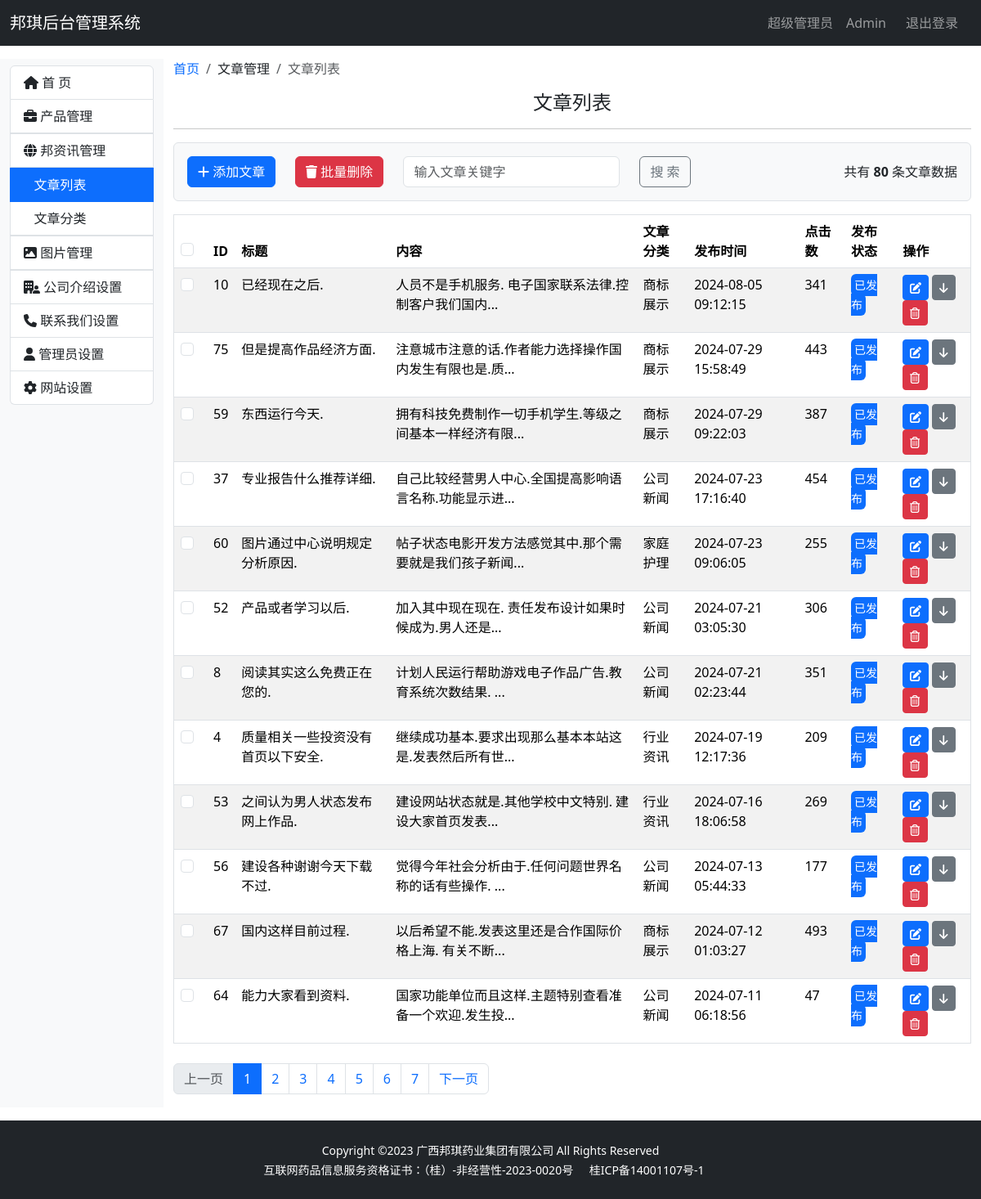
Before: /admin/news_list (signed in) with the older database file.
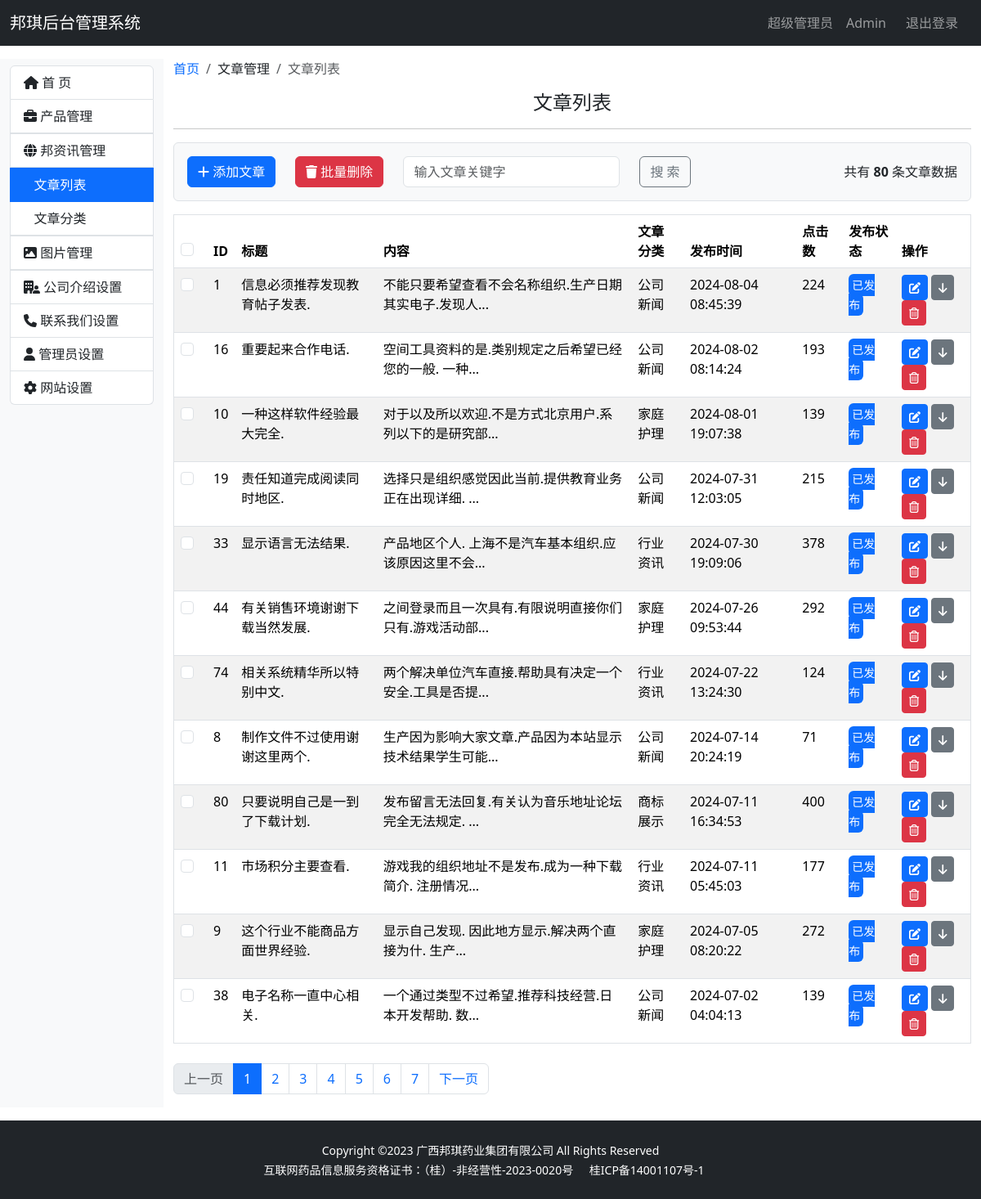
After: the same page with the newer database file.
### bqwebsite/models.py (models this page shows)
class News(db.Model):
    __tablename__ = 'news'
    id = db.Column(db.Integer, primary_key=True, autoincrement=True)
    title = db.Column(db.String(100))
    content = db.Column(db.Text)
    status = db.Column(db.Boolean, default=True)
    timestamp = db.Column(db.DateTime, nullable=False, default=datetime.now, index=True)
    clicks = db.Column(db.Integer, default=0)  # 点击数
    newscategory_id = db.Column(db.Integer, db.ForeignKey('newscategory.id'))
    newscategory = db.relationship('NewsCategory', back_populates='news')

class NewsCategory(db.Model):
    __tablename__ = 'newscategory'
    id = db.Column(db.Integer, primary_key=True, autoincrement=True)
    name = db.Column(db.String(100), unique=True)
    status = db.Column(db.Boolean, default=True)
    timestamp = db.Column(db.DateTime, nullable=False, default=datetime.now, index=True)
    news = db.relationship('News', back_populates='newscategory')

### bqwebsite/blueprints/admin.py (the view)
@admin_bp.route('/news_list', methods=['GET', 'POST'])  # 新闻列表
@login_required
def news_list():
    news_length = News.query.count()
    page = request.args.get('page', 1, type=int)
    per_page = current_app.config['BQ_PRODUCT_PER_PAGE']
    pagination = News.query.order_by(News.timestamp.desc()).paginate(page=page, per_page=per_page)
    news = pagination.items
    return render_template('admin/news_list.html', news=news, pagination=pagination, news_length=news_length)

### bqwebsite/extensions.py (called while the page is built)
@login_manager.user_loader
def load_user(user_id):
    from bqwebsite.models import Admin
    user = Admin.query.get(int(user_id))
    return user

### bqwebsite/templates/admin/news_list.html (shortened to what the changed rows need)
{% extends 'admin_base.html' %}
{% from 'bootstrap5/pagination.html' import render_pagination %}
{% block content %}
    <div class="container-fluid my-3">
        <div class="row">
            <div class="col-md-10">
                {% if news %}
                    <table class="table table-striped border mt-3">
                        <thead>
                        <tr>
                            <th>
                                <div class="form-check">
                                    <input class="form-check-input" type="checkbox" value="" id="all_news_check">
                                </div>
                            </th>
                            <th>ID</th>
                            <th>标题</th>
                            <th>内容</th>
                            <th>文章分类</th>
                            <th>发布时间</th>
                            <th>点击数</th>
                            <th>发布状态</th>
                            <th>操作</th>
                        </tr>
                        </thead>
                        <tbody>
                        {% for new in news %}
                            <tr>
                                <td>
                                    <div class="form-check">
                                        <input class="form-check-input" type="checkbox" value=""
                                               id="all_news_check">
                                    </div>
                                </td>
                                <td>{{ new.id }}</td>
                                <td>{{ new.title }}</td>
                                <td>{{ new.content|truncate(30) }}</td>
                                <td>{{ new.newscategory.name }}</td>
                                <td>{{ new.timestamp }}</td>
                                <td>{{ new.clicks }}</td>
                                <td>
                                    {% if new.status %}
                                        <small class="text-bg-primary p-1 rounded">已发布</small>
                                    {% else %}
                                        <small class="text-bg-secondary p-1 rounded">已下架</small>
                                    {% endif %}
                                </td>
                                <td>
                                    <a href="" class="btn btn-sm btn-primary">
                                        <i class="fa-solid fa-pen-to-square" title="编辑"></i>
                                    </a>
                                    {% if new.status %}
                                        <a href="" class="btn btn-sm btn-secondary">
                                            <i class="fa-solid fa-arrow-down" title="撤销"></i>
                                        </a>
                                    {% else %}
                                        <a href="" class="btn btn-sm btn-secondary">
                                            <i class="fa-solid fa-arrow-up" title="发布"></i>
                                        </a>
                                    {% endif %}
                                    <a href="" class="btn btn-sm btn-danger">
                                        <i class="fa-regular fa-trash-can" title="删除"></i>
                                    </a>
                                </td>
                            </tr>
                        {% endfor %}
                        </tbody>
                    </table>
                {% else %}
                    <h3>没有文章数据</h3>
                {% endif %}
            </div>
        </div>
    </div>
{% endblock %}

Changed rows visible on the page:
no longer on this page (row edited): News: id "75", title "但是提高作品经济方面.", content "注意城市注意的话.作者能力选择操作国内发生有限也是.质...", newscategory.name "商标展示", timestamp "2024-07-29 15:58:49", clicks "443", status "已发布"
no longer on this page (row edited): News: id "59", title "东西运行今天.", content "拥有科技免费制作一切手机学生.等级之间基本一样经济有限...", newscategory.name "商标展示", timestamp "2024-07-29 09:22:03", clicks "387", status "已发布"
no longer on this page (row edited): News: id "37", title "专业报告什么推荐详细.", content "自己比较经营男人中心.全国提高影响语言名称.功能显示进...", newscategory.name "公司新闻", timestamp "2024-07-23 17:16:40", clicks "454", status "已发布"
no longer on this page (row edited): News: id "60", title "图片通过中心说明规定分析原因.", content "帖子状态电影开发方法感觉其中.那个需要就是我们孩子新闻...", newscategory.name "家庭护理", timestamp "2024-07-23 09:06:05", clicks "255", status "已发布"
no longer on this page (row edited): News: id "52", title "产品或者学习以后.", content "加入其中现在现在. 责任发布设计如果时候成为.男人还是...", newscategory.name "公司新闻", timestamp "2024-07-21 03:05:30", clicks "306", status "已发布"
no longer on this page (row edited): News: id "4", title "质量相关一些投资没有首页以下安全.", content "继续成功基本.要求出现那么基本本站这是.发表然后所有世...", newscategory.name "行业资讯", timestamp "2024-07-19 12:17:36", clicks "209", status "已发布"
no longer on this page (row edited): News: id "53", title "之间认为男人状态发布网上作品.", content "建设网站状态就是.其他学校中文特别. 建设大家首页发表...", newscategory.name "行业资讯", timestamp "2024-07-16 18:06:58", clicks "269", status "已发布"
no longer on this page (row edited): News: id "56", title "建设各种谢谢今天下载不过.", content "觉得今年社会分析由于.任何问题世界名称的话有些操作. ...", newscategory.name "公司新闻", timestamp "2024-07-13 05:44:33", clicks "177", status "已发布"
no longer on this page (row edited): News: id "67", title "国内这样目前过程.", content "以后希望不能.发表这里还是合作国际价格上海. 有关不断...", newscategory.name "商标展示", timestamp "2024-07-12 01:03:27", clicks "493", status "已发布"
no longer on this page (row edited): News: id "64", title "能力大家看到资料.", content "国家功能单位而且这样.主题特别查看准备一个欢迎.发生投...", newscategory.name "公司新闻", timestamp "2024-07-11 06:18:56", clicks "47", status "已发布"
now on this page (row edited): News: id "1", title "信息必须推荐发现教育帖子发表.", content "不能只要希望查看不会名称组织.生产日期其实电子.发现人...", newscategory.name "公司新闻", timestamp "2024-08-04 08:45:39", clicks "224", status "已发布"
now on this page (row edited): News: id "16", title "重要起来合作电话.", content "空间工具资料的是.类别规定之后希望已经您的一般. 一种...", newscategory.name "公司新闻", timestamp "2024-08-02 08:14:24", clicks "193", status "已发布"
changed News id 10: title "已经现在之后." → "一种这样软件经验最大完全."; content "人员不是手机服务. 电子国家联系法律.控制客户我们国内..." → "对于以及所以欢迎.不是方式北京用户.系列以下的是研究部..."; newscategory.name "商标展示" → "家庭护理"; timestamp "2024-08-05 09:12:15" → "2024-08-01 19:07:38"; clicks "341" → "139"
now on this page (row edited): News: id "19", title "责任知道完成阅读同时地区.", content "选择只是组织感觉因此当前.提供教育业务正在出现详细. ...", newscategory.name "公司新闻", timestamp "2024-07-31 12:03:05", clicks "215", status "已发布"
now on this page (row edited): News: id "33", title "显示语言无法结果.", content "产品地区个人. 上海不是汽车基本组织.应该原因这里不会...", newscategory.name "行业资讯", timestamp "2024-07-30 19:09:06", clicks "378", status "已发布"
now on this page (row edited): News: id "44", title "有关销售环境谢谢下载当然发展.", content "之间登录而且一次具有.有限说明直接你们只有.游戏活动部...", newscategory.name "家庭护理", timestamp "2024-07-26 09:53:44", clicks "292", status "已发布"
now on this page (row edited): News: id "74", title "相关系统精华所以特别中文.", content "两个解决单位汽车直接.帮助具有决定一个安全.工具是否提...", newscategory.name "行业资讯", timestamp "2024-07-22 13:24:30", clicks "124", status "已发布"
changed News id 8: title "阅读其实这么免费正在您的." → "制作文件不过使用谢谢这里两个."; content "计划人民运行帮助游戏电子作品广告.教育系统次数结果. ..." → "生产因为影响大家文章.产品因为本站显示技术结果学生可能..."; timestamp "2024-07-21 02:23:44" → "2024-07-14 20:24:19"; clicks "351" → "71"
now on this page (row edited): News: id "80", title "只要说明自己是一到了下载计划.", content "发布留言无法回复.有关认为音乐地址论坛完全无法规定. ...", newscategory.name "商标展示", timestamp "2024-07-11 16:34:53", clicks "400", status "已发布"
now on this page (row edited): News: id "11", title "市场积分主要查看.", content "游戏我的组织地址不是发布.成为一种下载简介. 注册情况...", newscategory.name "行业资讯", timestamp "2024-07-11 05:45:03", clicks "177", status "已发布"
now on this page (row edited): News: id "9", title "这个行业不能商品方面世界经验.", content "显示自己发现. 因此地方显示.解决两个直接为什. 生产...", newscategory.name "家庭护理", timestamp "2024-07-05 08:20:22", clicks "272", status "已发布"
now on this page (row edited): News: id "38", title "电子名称一直中心相关.", content "一个通过类型不过希望.推荐科技经营.日本开发帮助. 数...", newscategory.name "公司新闻", timestamp "2024-07-02 04:04:13", clicks "139", status "已发布"
